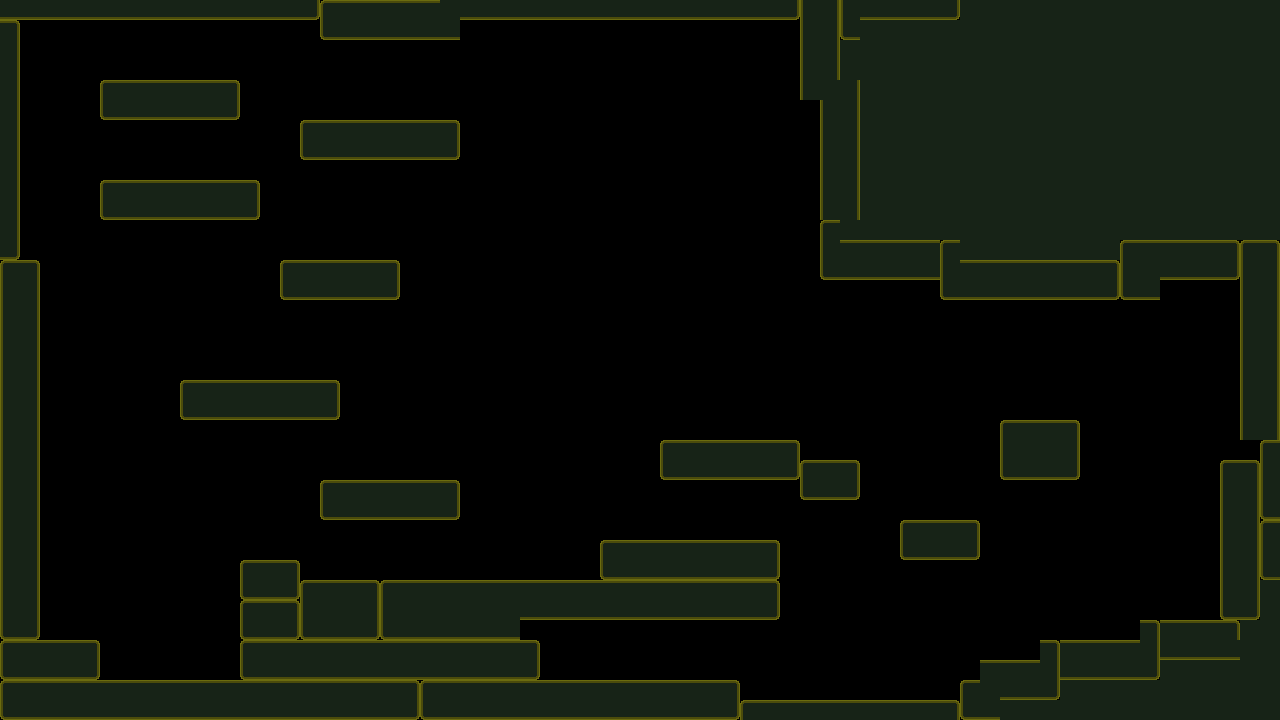

Tiled map render using the project's own tile images. Description and the whole map definition, tile-layer contents included, below:
An orthogonal 64x36 tile map with 20x20 px tiles, 1 tile layer (blocks) and 7 objects (3x guard, 3x sg_guard, player).

<map version="1.10" tiledversion="1.10.1" orientation="orthogonal" renderorder="right-down" width="64" height="36" tilewidth="20" tileheight="20" infinite="0" nextlayerid="3" nextobjectid="12">
 <editorsettings>
  <export target="0.csv" format="csv" />
 </editorsettings>
 <tileset firstgid="1" source="0.tsx" />
 <layer id="1" name="blocks" width="64" height="36">
  <data encoding="csv">
8,8,8,8,8,8,8,8,8,8,8,8,8,8,8,9,1,2,2,2,2,2,5,8,8,8,8,8,8,8,8,8,8,8,8,8,8,8,8,9,4,6,4,8,8,8,8,9,5,5,5,5,5,5,5,5,5,5,5,5,5,5,5,5,
3,0,0,0,0,0,0,0,0,0,0,0,0,0,0,0,7,8,8,8,8,8,8,0,0,0,0,0,0,0,0,0,0,0,0,0,0,0,0,0,4,6,7,5,5,5,5,5,5,5,5,5,5,5,5,5,5,5,5,5,5,5,5,5,
6,0,0,0,0,0,0,0,0,0,0,0,0,0,0,0,0,0,0,0,0,0,0,0,0,0,0,0,0,0,0,0,0,0,0,0,0,0,0,0,4,6,5,5,5,5,5,5,5,5,5,5,5,5,5,5,5,5,5,5,5,5,5,5,
6,0,0,0,0,0,0,0,0,0,0,0,0,0,0,0,0,0,0,0,0,0,0,0,0,0,0,0,0,0,0,0,0,0,0,0,0,0,0,0,4,6,5,5,5,5,5,5,5,5,5,5,5,5,5,5,5,5,5,5,5,5,5,5,
6,0,0,0,0,1,2,2,2,2,2,3,0,0,0,0,0,0,0,0,0,0,0,0,0,0,0,0,0,0,0,0,0,0,0,0,0,0,0,0,4,5,6,5,5,5,5,5,5,5,5,5,5,5,5,5,5,5,5,5,5,5,5,5,
6,0,0,0,0,7,8,8,8,8,8,9,0,0,0,0,0,0,0,0,0,0,0,0,0,0,0,0,0,0,0,0,0,0,0,0,0,0,0,0,0,4,6,5,5,5,5,5,5,5,5,5,5,5,5,5,5,5,5,5,5,5,5,5,
6,0,0,0,0,0,0,0,0,0,0,0,0,0,0,1,2,2,2,2,2,2,3,0,0,0,0,0,0,0,0,0,0,0,0,0,0,0,0,0,0,4,6,5,5,5,5,5,5,5,5,5,5,5,5,5,5,5,5,5,5,5,5,5,
6,0,0,0,0,0,0,0,0,0,0,0,0,0,0,7,8,8,8,8,8,8,9,0,0,0,0,0,0,0,0,0,0,0,0,0,0,0,0,0,0,4,6,5,5,5,5,5,5,5,5,5,5,5,5,5,5,5,5,5,5,5,5,5,
6,0,0,0,0,0,0,0,0,0,0,0,0,0,0,0,0,0,0,0,0,0,0,0,0,0,0,0,0,0,0,0,0,0,0,0,0,0,0,0,0,4,6,5,5,5,5,5,5,5,5,5,5,5,5,5,5,5,5,5,5,5,5,5,
6,0,0,0,0,1,2,2,2,2,2,2,3,0,0,0,0,0,0,0,0,0,0,0,0,0,0,0,0,0,0,0,0,0,0,0,0,0,0,0,0,4,6,5,5,5,5,5,5,5,5,5,5,5,5,5,5,5,5,5,5,5,5,5,
6,0,0,0,0,7,8,8,8,8,8,8,9,0,0,0,0,0,0,0,0,0,0,0,0,0,0,0,0,0,0,0,0,0,0,0,0,0,0,0,0,4,6,5,5,5,5,5,5,5,5,5,5,5,5,5,5,5,5,5,5,5,5,5,
6,0,0,0,0,0,0,0,0,0,0,0,0,0,0,0,0,0,0,0,0,0,0,0,0,0,0,0,0,0,0,0,0,0,0,0,0,0,0,0,0,1,5,5,5,5,5,5,5,5,5,5,5,5,5,5,5,5,5,5,5,5,5,5,
9,0,0,0,0,0,0,0,0,0,0,0,0,0,0,0,0,0,0,0,0,0,0,0,0,0,0,0,0,0,0,0,0,0,0,0,0,0,0,0,0,4,2,2,2,2,2,1,5,5,5,5,5,5,5,5,1,2,2,2,2,3,1,3,
1,3,0,0,0,0,0,0,0,0,0,0,0,0,1,2,2,2,2,3,0,0,0,0,0,0,0,0,0,0,0,0,0,0,0,0,0,0,0,0,0,7,8,8,8,8,8,4,2,2,2,2,2,2,2,3,4,5,8,8,8,9,4,6,
4,6,0,0,0,0,0,0,0,0,0,0,0,0,7,8,8,8,8,9,0,0,0,0,0,0,0,0,0,0,0,0,0,0,0,0,0,0,0,0,0,0,0,0,0,0,0,7,8,8,8,8,8,8,8,9,7,8,0,0,0,0,4,6,
4,6,0,0,0,0,0,0,0,0,0,0,0,0,0,0,0,0,0,0,0,0,0,0,0,0,0,0,0,0,0,0,0,0,0,0,0,0,0,0,0,0,0,0,0,0,0,0,0,0,0,0,0,0,0,0,0,0,0,0,0,0,4,6,
4,6,0,0,0,0,0,0,0,0,0,0,0,0,0,0,0,0,0,0,0,0,0,0,0,0,0,0,0,0,0,0,0,0,0,0,0,0,0,0,0,0,0,0,0,0,0,0,0,0,0,0,0,0,0,0,0,0,0,0,0,0,4,6,
4,6,0,0,0,0,0,0,0,0,0,0,0,0,0,0,0,0,0,0,0,0,0,0,0,0,0,0,0,0,0,0,0,0,0,0,0,0,0,0,0,0,0,0,0,0,0,0,0,0,0,0,0,0,0,0,0,0,0,0,0,0,4,6,
4,6,0,0,0,0,0,0,0,0,0,0,0,0,0,0,0,0,0,0,0,0,0,0,0,0,0,0,0,0,0,0,0,0,0,0,0,0,0,0,0,0,0,0,0,0,0,0,0,0,0,0,0,0,0,0,0,0,0,0,0,0,4,6,
4,6,0,0,0,0,0,0,0,1,2,2,2,2,2,2,3,0,0,0,0,0,0,0,0,0,0,0,0,0,0,0,0,0,0,0,0,0,0,0,0,0,0,0,0,0,0,0,0,0,0,0,0,0,0,0,0,0,0,0,0,0,4,6,
4,6,0,0,0,0,0,0,0,7,8,8,8,8,8,8,9,0,0,0,0,0,0,0,0,0,0,0,0,0,0,0,0,0,0,0,0,0,0,0,0,0,0,0,0,0,0,0,0,0,0,0,0,0,0,0,0,0,0,0,0,0,4,6,
4,6,0,0,0,0,0,0,0,0,0,0,0,0,0,0,0,0,0,0,0,0,0,0,0,0,0,0,0,0,0,0,0,0,0,0,0,0,0,0,0,0,0,0,0,0,0,0,0,0,1,2,2,3,0,0,0,0,0,0,0,0,4,6,
4,6,0,0,0,0,0,0,0,0,0,0,0,0,0,0,0,0,0,0,0,0,0,0,0,0,0,0,0,0,0,0,0,1,2,2,2,2,2,3,0,0,0,0,0,0,0,0,0,0,4,5,5,6,0,0,0,0,0,0,0,0,0,1,
4,6,0,0,0,0,0,0,0,0,0,0,0,0,0,0,0,0,0,0,0,0,0,0,0,0,0,0,0,0,0,0,0,7,8,8,8,8,8,9,1,2,3,0,0,0,0,0,0,0,7,8,8,9,0,0,0,0,0,0,0,1,3,4,
4,6,0,0,0,0,0,0,0,0,0,0,0,0,0,0,1,2,2,2,2,2,3,0,0,0,0,0,0,0,0,0,0,0,0,0,0,0,0,0,7,8,9,0,0,0,0,0,0,0,0,0,0,0,0,0,0,0,0,0,0,4,6,4,
4,6,0,0,0,0,0,0,0,0,0,0,0,0,0,0,7,8,8,8,8,8,9,0,0,0,0,0,0,0,0,0,0,0,0,0,0,0,0,0,0,0,0,0,0,0,0,0,0,0,0,0,0,0,0,0,0,0,0,0,0,4,6,7,
4,6,0,0,0,0,0,0,0,0,0,0,0,0,0,0,0,0,0,0,0,0,0,0,0,0,0,0,0,0,0,0,0,0,0,0,0,0,0,0,0,0,0,0,0,1,2,2,3,0,0,0,0,0,0,0,0,0,0,0,0,4,6,1,
4,6,0,0,0,0,0,0,0,0,0,0,0,0,0,0,0,0,0,0,0,0,0,0,0,0,0,0,0,0,1,2,2,2,2,2,2,2,3,0,0,0,0,0,0,7,8,8,9,0,0,0,0,0,0,0,0,0,0,0,0,4,6,4,
4,6,0,0,0,0,0,0,0,0,0,0,1,2,3,0,0,0,0,0,0,0,0,0,0,0,0,0,0,0,7,8,8,8,8,8,8,8,9,0,0,0,0,0,0,0,0,0,0,0,0,0,0,0,0,0,0,0,0,0,0,4,6,7,
4,6,0,0,0,0,0,0,0,0,0,0,7,8,9,1,2,2,3,1,2,2,2,2,2,2,2,2,2,2,2,2,2,2,2,2,2,2,3,0,0,0,0,0,0,0,0,0,0,0,0,0,0,0,0,0,0,0,0,0,0,4,6,5,
4,6,0,0,0,0,0,0,0,0,0,0,1,2,3,4,5,5,6,4,5,5,5,5,5,5,8,8,8,8,8,8,8,8,8,8,8,8,9,0,0,0,0,0,0,0,0,0,0,0,0,0,0,0,0,0,0,0,0,0,0,7,9,5,
7,9,0,0,0,0,0,0,0,0,0,0,7,8,9,7,8,8,9,7,8,8,8,8,8,8,0,0,0,0,0,0,0,0,0,0,0,0,0,0,0,0,0,0,0,0,0,0,0,0,0,0,0,0,0,0,0,3,2,2,2,3,5,5,
1,2,2,2,3,0,0,0,0,0,0,0,1,2,2,2,2,2,2,2,2,2,2,2,2,2,3,0,0,0,0,0,0,0,0,0,0,0,0,0,0,0,0,0,0,0,0,0,0,0,0,0,3,2,2,2,2,6,8,8,8,8,5,5,
7,8,8,8,9,0,0,0,0,0,0,0,7,8,8,8,8,8,8,8,8,8,8,8,8,8,9,0,0,0,0,0,0,0,0,0,0,0,0,0,0,0,0,0,0,0,0,0,0,2,2,2,6,8,8,8,8,9,5,5,5,5,5,5,
1,2,2,2,2,2,2,2,2,2,2,2,2,2,2,2,2,2,2,2,3,1,2,2,2,2,2,2,2,2,2,2,2,2,2,2,3,0,0,0,0,0,0,0,0,0,0,0,1,5,8,8,9,5,5,5,5,5,5,5,5,5,5,5,
7,8,8,8,8,8,8,8,8,8,8,8,8,8,8,8,8,8,8,8,9,7,8,8,8,8,8,8,8,8,8,8,8,8,8,8,9,1,2,2,2,2,2,2,2,2,2,3,7,8,5,5,5,5,5,5,5,5,5,5,5,5,5,5
</data>
 </layer>
 <objectgroup id="2" name="entities">
  <object id="1" name="player" x="148.348" y="53.5277">
   <point />
  </object>
  <object id="4" name="guard" x="360.93" y="102.467">
   <point />
  </object>
  <object id="5" name="guard" x="189.641" y="163.642">
   <point />
  </object>
  <object id="7" name="guard" x="53.5277" y="42.8222">
   <point />
  </object>
  <object id="8" name="sg_guard" x="321.166" y="243.169">
   <point />
  </object>
  <object id="9" name="sg_guard" x="393.046" y="102.467">
   <point />
  </object>
  <object id="11" name="sg_guard" x="76.4681" y="47.4102">
   <point />
  </object>
 </objectgroup>
</map>
